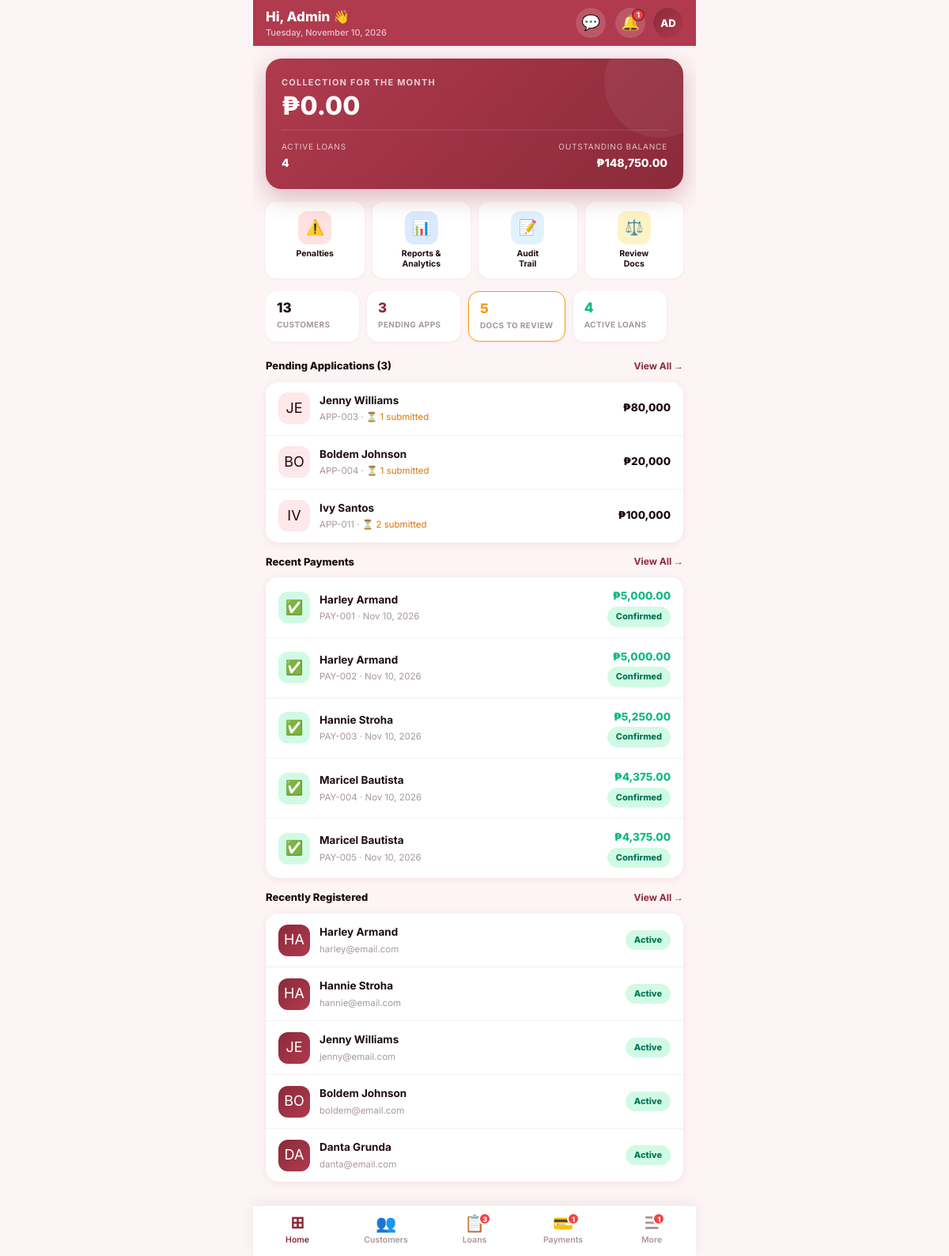
Page /admin_dashboard.php (signed in) on the committed database.
### tables this page shows
CREATE TABLE IF NOT EXISTS loan_applications (
    id INT AUTO_INCREMENT PRIMARY KEY,
    app_id VARCHAR(20) UNIQUE,
    customer_id INT NOT NULL,
    loan_amount DECIMAL(15,2) NOT NULL,
    loan_term INT NOT NULL COMMENT 'in months',
    interest_rate DECIMAL(5,2) DEFAULT 5.00,
    purpose TEXT,
    status ENUM('pending','approved','rejected','active','completed') DEFAULT 'pending',
    approved_by INT,
    approved_at DATETIME,
    monthly_payment DECIMAL(15,2),
    total_payable DECIMAL(15,2),
    remarks TEXT,
    signed_name VARCHAR(150) NULL,
    signed_at DATETIME NULL,
    stated_monthly_income DECIMAL(15,2) NULL,
    created_at TIMESTAMP DEFAULT CURRENT_TIMESTAMP,
    updated_at TIMESTAMP DEFAULT CURRENT_TIMESTAMP ON UPDATE CURRENT_TIMESTAMP,
    FOREIGN KEY (customer_id) REFERENCES users(id) ON DELETE CASCADE
);

CREATE TABLE IF NOT EXISTS users (
    id INT AUTO_INCREMENT PRIMARY KEY,
    full_name VARCHAR(100) NOT NULL,
    email VARCHAR(100) UNIQUE NOT NULL,
    phone VARCHAR(20),
    password VARCHAR(255) NOT NULL,
    role ENUM('admin','customer') DEFAULT 'customer',
    status ENUM('active','inactive','suspended') DEFAULT 'active',
    avatar VARCHAR(255),
    address TEXT,
    reset_token VARCHAR(64) NULL,
    reset_token_expires DATETIME NULL,
    deleted_at DATETIME NULL DEFAULT NULL,  
    created_at TIMESTAMP DEFAULT CURRENT_TIMESTAMP,
    updated_at TIMESTAMP DEFAULT CURRENT_TIMESTAMP ON UPDATE CURRENT_TIMESTAMP
);

CREATE TABLE IF NOT EXISTS payments (
    id INT AUTO_INCREMENT PRIMARY KEY,
    payment_id VARCHAR(20) UNIQUE,
    loan_id INT NOT NULL,
    customer_id INT NOT NULL,
    amount DECIMAL(15,2) NOT NULL,
    payment_method ENUM('cash','gcash','bank_transfer','bank','cash_collection','check') DEFAULT 'cash',
    payment_date DATE NOT NULL,
    status ENUM('pending','confirmed','failed') DEFAULT 'pending',
    received_by INT,
    notes TEXT,
    created_at TIMESTAMP DEFAULT CURRENT_TIMESTAMP,
    FOREIGN KEY (loan_id) REFERENCES loans(id),
    FOREIGN KEY (customer_id) REFERENCES users(id)
);

### admin_dashboard.php (the view, shortened to what this page needs)
<?php
require_once 'config.php';
$_cur = 'admin_dashboard.php';
$totalCustomers = $conn->query("SELECT COUNT(*) c FROM users WHERE role='customer' AND deleted_at IS NULL")->fetch_assoc()['c'];
$activeLoans    = $conn->query("SELECT COUNT(*) c FROM loans WHERE status='active'")->fetch_assoc()['c'];
$pendingApps    = $conn->query("SELECT COUNT(*) c FROM loan_applications WHERE status='pending'")->fetch_assoc()['c'];
$pendingDocs    = $conn->query("SELECT COUNT(*) c FROM documents WHERE status='pending'")->fetch_assoc()['c'];
$unreadNotifs   = (int)$conn->query("SELECT COUNT(*) c FROM notifications WHERE user_id IN (SELECT id FROM users WHERE role='admin') AND is_read=0")->fetch_assoc()['c'];
$outstandingBal = (float)($conn->query("SELECT SUM(outstanding_balance) s FROM loans WHERE status='active'")->fetch_assoc()['s'] ?? 0);
$collectionThisMonth = (float)($conn->query("SELECT SUM(amount) s FROM payments WHERE status='confirmed' AND MONTH(payment_date)=MONTH(CURDATE()) AND YEAR(payment_date)=YEAR(CURDATE())")->fetch_assoc()['s'] ?? 0);
$recentCustomers = $conn->query("SELECT * FROM users WHERE role='customer' AND deleted_at IS NULL ORDER BY created_at DESC LIMIT 5");
$recentPayments = $conn->query("
    SELECT p.*, u.full_name FROM payments p
    JOIN users u ON p.customer_id = u.id
    ORDER BY p.created_at DESC LIMIT 5");
$pendingList = $conn->query("
    SELECT la.*, u.full_name,
        COUNT(d.id) AS doc_count,
        SUM(CASE WHEN d.status='verified' THEN 1 ELSE 0 END) AS doc_verified
    FROM loan_applications la
    JOIN users u ON la.customer_id = u.id
    LEFT JOIN documents d ON d.application_id = la.id
    WHERE la.status='pending'
    GROUP BY la.id
    ORDER BY la.created_at DESC LIMIT 5
");
$first_name = htmlspecialchars(explode(' ', $_SESSION['fullname'])[0]);
?>
<!DOCTYPE html>
<html lang="en">
<head>
  <link rel="stylesheet" href="shared.css"/>
  <link rel="stylesheet" href="mobile-app.css"/>
</head>
<body class="app-shell">
  <header class="app-bar maroon" style="background:var(--maroon-light);">
    <div style="flex:1;min-width:0;">
      <div class="app-bar-title">Hi, <?= $first_name ?> 👋</div>
      <div class="app-bar-sub"><?= date('l, F j, Y') ?></div>
    </div>
    <a href="admin_messages.php" class="app-bar-action" style="margin-right:2px;">
      💬
    </a>
    <a href="admin_notifications.php" class="app-bar-action">
      🔔
      <?php if ($unreadNotifs > 0): ?><span class="badge-dot"><?= min($unreadNotifs,9) ?></span><?php endif; ?>
    </a>
    <a href="admin_more.php" class="app-bar-avatar"><?= strtoupper(substr($_SESSION['fullname'],0,2)) ?></a>
  </header>
  <main class="app-screen">
    <div class="balance-hero">
      <div class="balance-hero-label">Collection for the Month</div>
      <div class="balance-hero-amount">₱<?= number_format($collectionThisMonth,2) ?></div>
      <div class="balance-hero-row">
        <div>
          <div class="balance-hero-stat-label">Active Loans</div>
          <div class="balance-hero-stat-val"><?= $activeLoans ?></div>
        </div>
        <div style="text-align:right;">
          <div class="balance-hero-stat-label">Outstanding Balance</div>
          <div class="balance-hero-stat-val">₱<?= number_format($outstandingBal,2) ?></div>
        </div>
      </div>
    </div>
    <div class="qa-grid-app">
      <a href="admin_penalties.php" class="qa-app-btn">
        <div class="qa-app-icon" style="background:#fee2e2;">⚠️</div>
        <div class="qa-app-label">Penalties</div>
      </a>
      <a href="admin_reports.php" class="qa-app-btn">
        <div class="qa-app-icon" style="background:#dbeafe;">📊</div>
        <div class="qa-app-label">Reports &<br>Analytics</div>
      </a>
      <a href="admin_audit_trail.php" class="qa-app-btn">
        <div class="qa-app-icon" style="background:#e0f2fe;">📝</div>
        <div class="qa-app-label">Audit<br>Trail</div>
      </a>
      <a href="admin_documents.php?tab=applications" class="qa-app-btn">
        <div class="qa-app-icon" style="background:#fef3c7;">⚖️</div>
        <div class="qa-app-label">Review<br>Docs</div>
      </a>
    </div>
    <div class="stat-chip-row">
      <div class="stat-chip"><div class="stat-chip-val"><?= $totalCustomers ?></div><div class="stat-chip-label">Customers</div></div>
      <div class="stat-chip"><div class="stat-chip-val" style="color:var(--maroon);"><?= $pendingApps ?></div><div class="stat-chip-label">Pending Apps</div></div>
      <a href="admin_documents.php?tab=applications" class="stat-chip" style="<?= $pendingDocs>0?'border:1.5px solid #f59e0b;':'' ?>">
        <div class="stat-chip-val" style="color:<?= $pendingDocs>0?'#f59e0b':'inherit' ?>;"><?= $pendingDocs ?></div><div class="stat-chip-label">Docs to Review</div>
      </a>
      <div class="stat-chip"><div class="stat-chip-val" style="color:#10b981;"><?= $activeLoans ?></div><div class="stat-chip-label">Active Loans</div></div>
    </div>
    <div class="app-section-title">
      <span>Pending Applications<?= $pendingApps>0 ? " ($pendingApps)" : '' ?></span>
      <a href="admin_loan_applicants.php?filter=pending" class="see-all">View All →</a>
    </div>
    <div class="app-card-flat">
      <?php if (!$pendingList || $pendingList->num_rows === 0): ?>
        <div class="app-empty" style="padding:30px 20px;">
          <div class="app-empty-icon" style="font-size:34px;">✅</div>
          <div class="app-empty-title" style="font-size:13.5px;">No pending applications</div>
        </div>
      <?php else: while($row = $pendingList->fetch_assoc()): ?>
        <a href="admin_loan_applicants.php?filter=pending" class="app-list-item">
          <div class="app-list-icon" style="background:#fde8ec;"><?= strtoupper(substr($row['full_name'],0,2)) ?></div>
          <div class="app-list-body">
            <div class="app-list-title"><?= htmlspecialchars($row['full_name']) ?></div>
            <div class="app-list-sub">
              <?= htmlspecialchars($row['app_id']) ?> ·
              <?php if ($row['doc_count']==0): ?>No docs
              <?php elseif ($row['doc_verified']==$row['doc_count']): ?><span style="color:#10b981;">✅ Verified</span>
              <?php else: ?><span style="color:#d97706;">⏳ <?= $row['doc_count'] ?> submitted</span>
              <?php endif; ?>
            </div>
          </div>
          <div class="app-list-end">
            <div class="app-list-amount">₱<?= number_format($row['loan_amount'],0) ?></div>
          </div>
        </a>
      <?php endwhile; endif; ?>
    </div>
    <div class="app-section-title">
      <span>Recent Payments</span>
      <a href="admin_payments.php" class="see-all">View All →</a>
    </div>
    <div class="app-card-flat">
      <?php if (!$recentPayments || $recentPayments->num_rows === 0): ?>
        <div class="app-empty" style="padding:30px 20px;">
          <div class="app-empty-icon" style="font-size:34px;">💳</div>
          <div class="app-empty-title" style="font-size:13.5px;">No payments yet</div>
        </div>
      <?php else: while($row = $recentPayments->fetch_assoc()): ?>
        <a href="admin_payments.php" class="app-list-item">
          <div class="app-list-icon" style="background:<?= $row['status']==='confirmed'?'#d1fae5':'#fef3c7' ?>;">
            <?= $row['status']==='confirmed' ? '✅' : '⏳' ?>
          </div>
          <div class="app-list-body">
            <div class="app-list-title"><?= htmlspecialchars($row['full_name']) ?></div>
            <div class="app-list-sub"><?= htmlspecialchars($row['payment_id']) ?> · <?= date('M d, Y', strtotime($row['created_at'])) ?></div>
          </div>
          <div class="app-list-end">
            <div class="app-list-amount" style="color:#10b981;">₱<?= number_format($row['amount'],2) ?></div>
            <span class="pill <?= $row['status'] ?>" style="margin-top:2px;"><?= ucfirst($row['status']) ?></span>
          </div>
        </a>
      <?php endwhile; endif; ?>
    </div>
    <div class="app-section-title">
      <span>Recently Registered</span>
      <a href="admin_customers.php" class="see-all">View All →</a>
    </div>
    <div class="app-card-flat">
      <?php if (!$recentCustomers || $recentCustomers->num_rows === 0): ?>
        <div class="app-empty" style="padding:30px 20px;">
          <div class="app-empty-icon" style="font-size:34px;">👥</div>
          <div class="app-empty-title" style="font-size:13.5px;">No customers yet</div>
        </div>
      <?php else: while($row = $recentCustomers->fetch_assoc()): ?>
        <a href="admin_customers.php" class="app-list-item">
          <div class="app-list-icon" style="background:linear-gradient(135deg,var(--maroon),var(--maroon-light));color:white;"><?= strtoupper(substr($row['full_name'],0,2)) ?></div>
          <div class="app-list-body">
            <div class="app-list-title"><?= htmlspecialchars($row['full_name']) ?></div>
            <div class="app-list-sub"><?= htmlspecialchars($row['email']) ?></div>
          </div>
          <div class="app-list-end">
            <span class="pill <?= $row['status'] ?>"><?= ucfirst($row['status']) ?></span>
          </div>
        </a>
      <?php endwhile; endif; ?>
    </div>
  </main>
  <?php include 'admin_tabbar.php'; ?>
</body>
</html>

### admin_tabbar.php (shortened to what this page needs)
<?php
$_tb_new_apps  = (int)$conn->query("SELECT COUNT(*) c FROM loan_applications WHERE status='pending'")->fetch_assoc()['c'];
$_tb_pend_pays = (int)$conn->query("SELECT COUNT(*) c FROM payments WHERE status='pending'")->fetch_assoc()['c'];
$_tb_notif     = (int)$conn->query("SELECT COUNT(*) c FROM notifications WHERE user_id IN (SELECT id FROM users WHERE role='admin') AND is_read=0")->fetch_assoc()['c'];
$_tb_more_badge = $_tb_notif;
$_tb_more_pages = ['admin_penalties.php','admin_documents.php','admin_reports.php','admin_notifications.php','admin_users.php','admin_audit_trail.php','admin_archive.php','admin_more.php'];
?>
<nav class="tab-bar">
  <a href="admin_dashboard.php" class="tab-item <?= $_cur==='admin_dashboard.php'?'active':'' ?>">
    <span class="tab-icon">⊞</span><span>Home</span>
  </a>
  <a href="admin_customers.php" class="tab-item <?= $_cur==='admin_customers.php'?'active':'' ?>">
    <span class="tab-icon">👥</span><span>Customers</span>
  </a>
  <a href="admin_loan_applicants.php" class="tab-item <?= $_cur==='admin_loan_applicants.php'?'active':'' ?>">
    <span class="tab-icon" style="position:relative;">📋
      <?php if($_tb_new_apps>0): ?><span class="tab-badge"><?= min($_tb_new_apps,9) ?></span><?php endif; ?>
    </span><span>Loans</span>
  </a>
  <a href="admin_payments.php" class="tab-item <?= $_cur==='admin_payments.php'?'active':'' ?>">
    <span class="tab-icon" style="position:relative;">💳
      <?php if($_tb_pend_pays>0): ?><span class="tab-badge"><?= min($_tb_pend_pays,9) ?></span><?php endif; ?>
    </span><span>Payments</span>
  </a>
  <a href="admin_more.php" class="tab-item <?= in_array($_cur,$_tb_more_pages)?'active':'' ?>">
    <span class="tab-icon" style="position:relative;">☰
      <?php if($_tb_more_badge>0): ?><span class="tab-badge"><?= min($_tb_more_badge,9) ?></span><?php endif; ?>
    </span><span>More</span>
  </a>
</nav>

### shared.css (style rules this page uses)
:root { --maroon: #8B2A3A; --maroon-dark: #6e1f2d; --maroon-deep: #4a1020; --maroon-light: #b03a4e; --maroon-pale: #fdf0f2; --maroon-muted: #f0c8ce; --maroon-soft: #e8aab4; --sidebar-bg: #2c0f18; --sidebar-hover: #3d1520; --bg-page: #fdf4f5; --bg-card: #ffffff; --bg-input: #ffffff; --white: #ffffff; --gray-50: #faf9f9; --gray-100: #f3f0f0; --gray-200: #e8e2e3; --gray-300: #d5ccce; --gray-400: #a89899; --gray-600: #6b5c5f; --text-dark: #1e0d10; --text-medium: #4a3538; --text-light: #7a6365; --shadow-xs: 0 1px 4px rgba(139,42,58,.06); --shadow-sm: 0 2px 10px rgba(139,42,58,.09); --shadow-md: 0 4px 22px rgba(139,42,58,.13); --shadow-lg: 0 8px 40px rgba(139,42,58,.17); --shadow-xl: 0 16px 60px rgba(139,42,58,.22); --radius-xs: 4px; --radius-sm: 8px; --radius-md: 14px; --radius-lg: 20px; --radius-full: 100px; --status-active: #10b981; --status-pending: #f59e0b; --status-rejected: #ef4444; --status-verified: #3b82f6; --status-completed: #8b5cf6; --sidebar-width: 250px; --header-height: 60px; --bottom-nav-height: 62px; }
*, *::before, *::after { margin:0; padding:0; box-sizing:border-box; }
html { scroll-behavior:smooth; }
body { font-family:'Inter',Arial,sans-serif; background:var(--bg-page); color:var(--text-dark); font-size:14px; line-height:1.6; -webkit-font-smoothing:antialiased; }
a { text-decoration:none; color:inherit; }

### rows in the picture
loan_applications: customer.full_name "JE", customer.full_name "Jenny Williams", app "APP-003", doc_count "1", loan_amount "80,000"
loan_applications: customer.full_name "BO", customer.full_name "Boldem Johnson", app "APP-004", doc_count "1", loan_amount "20,000"
loan_applications: customer.full_name "IV", customer.full_name "Ivy Santos", app "APP-011", doc_count "2", loan_amount "100,000"
payments: customer.full_name "Harley Armand", payment "PAY-001", created_at "Nov 10, 2026", amount "5,000.00", status "Confirmed"
payments: customer.full_name "Harley Armand", payment "PAY-002", created_at "Nov 10, 2026", amount "5,000.00", status "Confirmed"
payments: customer.full_name "Hannie Stroha", payment "PAY-003", created_at "Nov 10, 2026", amount "5,250.00", status "Confirmed"
payments: customer.full_name "Maricel Bautista", payment "PAY-004", created_at "Nov 10, 2026", amount "4,375.00", status "Confirmed"
payments: customer.full_name "Maricel Bautista", payment "PAY-005", created_at "Nov 10, 2026", amount "4,375.00", status "Confirmed"
users: full_name "HA", full_name "Harley Armand", email "harley@email.com", status "Active"
users: full_name "HA", full_name "Hannie Stroha", email "hannie@email.com", status "Active"
users: full_name "JE", full_name "Jenny Williams", email "jenny@email.com", status "Active"
users: full_name "BO", full_name "Boldem Johnson", email "boldem@email.com", status "Active"
users: full_name "DA", full_name "Danta Grunda", email "danta@email.com", status "Active"

### other values in the picture
$first_name "Admin"
min($unreadNotifs,9) "1"
substr($_SESSION['fullname'],0,2) "AD"
$collectionThisMonth "0.00"
$activeLoans "4"
$outstandingBal "148,750.00"
$totalCustomers "13"
$pendingApps "3"
$pendingDocs "5"
min($_tb_new_apps,9) "3"
min($_tb_pend_pays,9) "1"
min($_tb_more_badge,9) "1"
